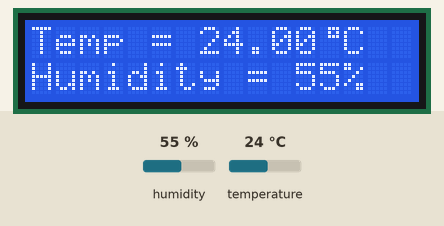
The sketch below on a simulated Arduino Uno, built with avr-gcc and run on an emulated ATmega328P. Parts: 16×2 character LCD. The inputs (shaded band) are chosen by the test bench; at power-on: humidity 55 %, temperature 24 °C. What the sketch prints to the serial monitor is not drawn.

Above: at 3.3 s.
3.4 s: humidity set to 22 %
At 4.5 s:
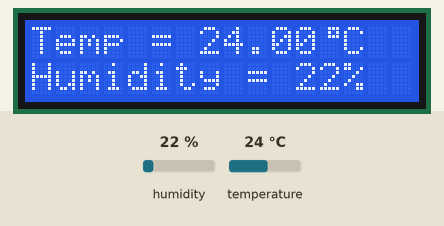
6.2 s: temperature set to 12 °C
At 6.6 s:
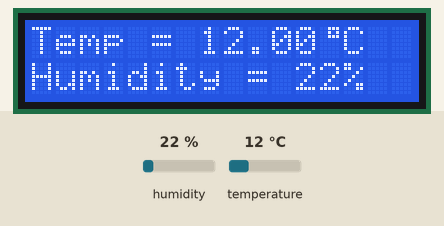
9.0 s: humidity set to 40 %
At 10.7 s:
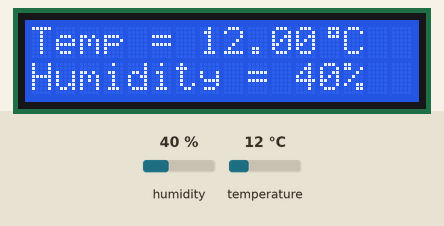
11.9 s: temperature set to 19 °C
At 12.8 s:
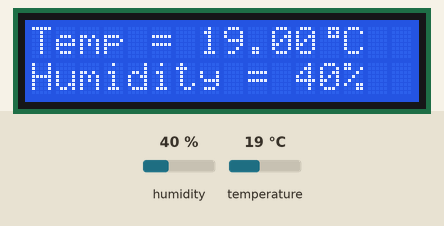
Timing chart, 0 to 14.9 s (numbered marks = the images above; inputs shaded):
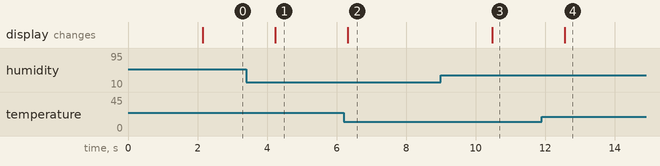

The sketch:

dht11_with_lcd_interface.ino
```cpp
#include "DHT.h"
#include <Wire.h>
#include <LiquidCrystal_I2C.h>


#define DHT11PIN 19


DHT dht(DHT11PIN, DHT11);
LiquidCrystal_I2C lcd(0x27, 16, 2);


byte degree_symbol[8] =
              {
                0b00111,
                0b00101,
                0b00111,
                0b00000,
                0b00000,
                0b00000,
                0b00000,
                0b00000
              };
void setup()
{
  /* Start the DHT11 Sensor */
    Serial.begin(115200);
/* Start the DHT11 Sensor */
  dht.begin();

  lcd.init();
  lcd.backlight();
  lcd.createChar(0, degree_symbol);
  lcd.setCursor(0,0);
  lcd.print("  DHT11   with ");
  lcd.setCursor(0,1);
  lcd.print("  ESP32 DevKit ");
  delay(2000);
  lcd.clear();
}

void loop()
{
  int humi = dht.readHumidity();
  float temp = dht.readTemperature();
  Serial.print("Temperature: ");
  Serial.print(temp);
  Serial.print("ºC ");
  Serial.print("Humidity: ");
  Serial.println(humi);
  lcd.setCursor(0,0);
  lcd.print("Temp = ");
  lcd.print(temp);
  lcd.write(0);
  lcd.print("C");
  lcd.setCursor(0,1);
  lcd.print("Humidity = ");
  lcd.print(humi);
  lcd.print("%");

  delay(1000);

}
```

Measured:
- after the input at 3.4 s, the display: changes after 0.84 s (image 1)
- after the input at 6.2 s, the display: changes after 0.12 s (image 2)
- after the input at 9.0 s, the display: changes after 1.5 s (image 3)
- after the input at 11.9 s, the display: changes after 0.66 s (image 4)
